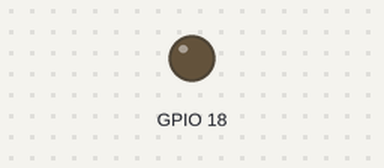
A sketch run on a simulated ESP32. Parts: output pins drawn as LEDs (lit = HIGH).

Above: at 0.15 s.
Timing chart, 0 to 1.6 s (numbered marks = the images above):
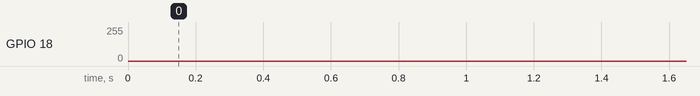

The sketch:

task2_0_2.ino
```cpp
//M Nharen EE25B089

void setup() {
  pinMode(18,OUTPUT);
  ledcAttach(18, 5000, 10);
}

void loop() {
  for (int i = 0; i <= 1023; i++) {
    ledcWrite(18, i);
    delay(1);
  }
  for (int i = 1023; i >= 0; i--) {
    ledcWrite(18, i);
    delay(1);
  }
}
```
